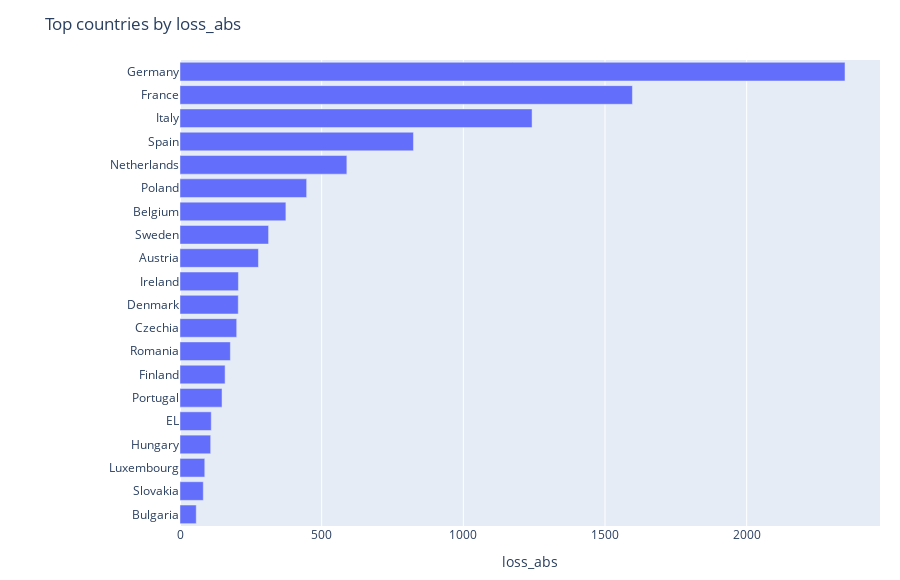
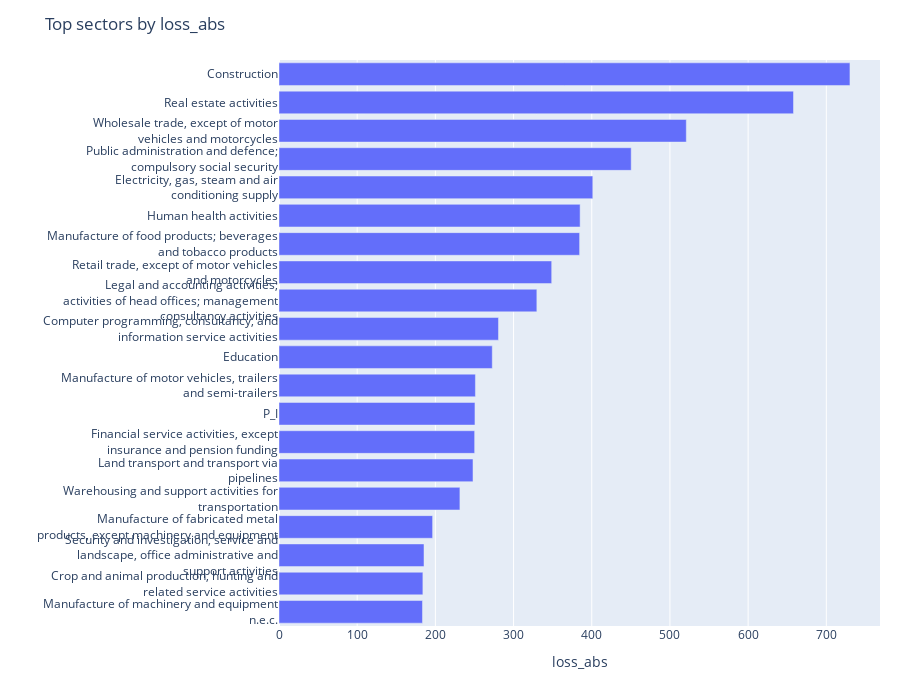
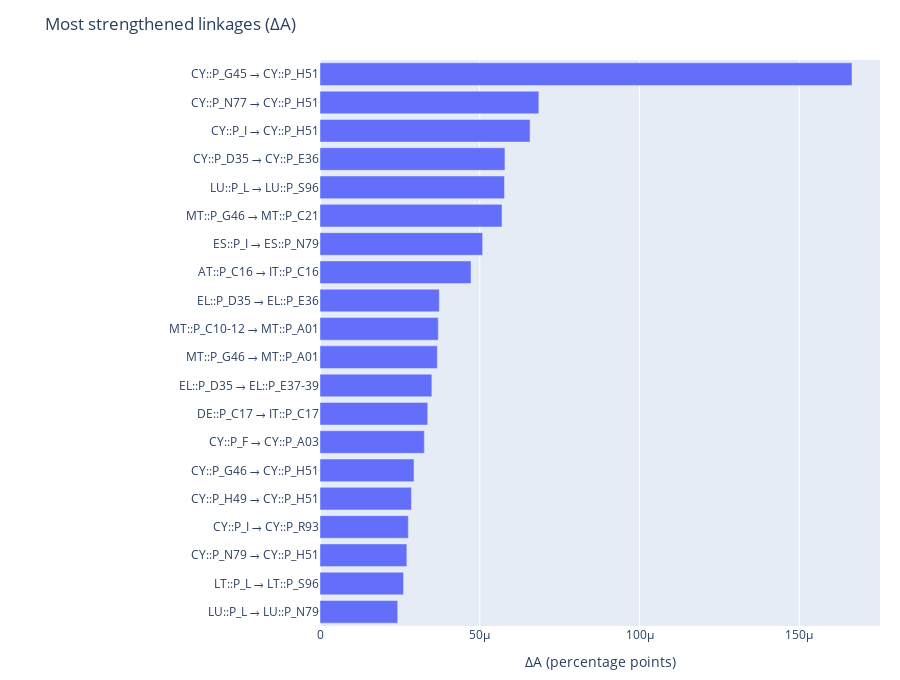

The cell these charts' notebook holds for them, in order:
### Markdown cell above
## 5) Visualizations

This section provides:
- choropleth map (Europe) of absolute or percent losses by country
- bar charts of absolute losses by country and sector
- bar charts of most strenghtened and weakened trade linkages

If `matplotlib` is not installed in your environment, the bar charts will fall back to tables.

### Code cell
# Build and show dashboard visualizations
bundle = build_dashboard_bundle(
    pp,
    country_metric_for_map="loss_pct",
    top_k_countries=20,
    top_k_sectors=20,
    top_k_links=20,
    use_country_names=True,
)

bundle.figures["country_map"].show()
bundle.figures["top_countries"].show()
bundle.figures["top_sectors"].show()

# Optional linkage charts if you computed them
if "links_strengthened" in bundle.figures:
    bundle.figures["links_strengthened"].show()
    bundle.figures["links_weakened"].show()

### Figure 1 — Plotly figure (JSON) as saved in the notebook; plotly's stock layout.template omitted (floating-point values rounded to 4 significant figures)
{"data": [{"hovertemplate": "loss_abs=%{x}<br>country_label=%{y}<extra></extra>", "legendgroup": "", "marker": {"color": "#636efa", "pattern": {"shape": ""}}, "name": "", "orientation": "h", "showlegend": false, "textposition": "auto", "type": "bar", "x": [57.31, 82.19, 87.46, 108.3, 110.3, 148.4, 159.1, 177.8, 200.1, 205.6, 206.2, 276.8, 312.7, 373.7, 447.0, 588.9, 824.0, 1243.0, 1597.0, 2347.0], "xaxis": "x", "y": ["Bulgaria", "Slovakia", "Luxembourg", "Hungary", "EL", "Portugal", "Finland", "Romania", "Czechia", "Denmark", "Ireland", "Austria", "Sweden", "Belgium", "Poland", "Netherlands", "Spain", "Italy", "France", "Germany"], "yaxis": "y"}], "layout": {"barmode": "relative", "height": 580, "legend": {"tracegroupgap": 0}, "margin": {"b": 20, "l": 180, "r": 20, "t": 60}, "title": {"text": "Top countries by loss_abs"}, "xaxis": {"anchor": "y", "domain": [0, 1], "title": {"text": "loss_abs"}}, "yaxis": {"anchor": "x", "domain": [0, 1], "title": {"text": ""}}}}

### Figure 2 — Plotly figure (JSON) as saved in the notebook; plotly's stock layout.template omitted (floating-point values rounded to 4 significant figures)
{"data": [{"hovertemplate": "loss_abs=%{x}<br>sector_label=%{y}<extra></extra>", "legendgroup": "", "marker": {"color": "#636efa", "pattern": {"shape": ""}}, "name": "", "orientation": "h", "showlegend": false, "textposition": "auto", "type": "bar", "x": [183.5, 184.0, 185.4, 196.5, 231.4, 248.1, 250.2, 250.6, 251.2, 272.8, 280.7, 329.8, 348.8, 384.5, 385.1, 401.3, 450.4, 520.9, 658.0, 730.2], "xaxis": "x", "y": ["Manufacture of machinery and equipment<br>n.e.c.", "Crop and animal production, hunting and<br>related service activities", "Security and investigation, service and<br>landscape, office administrative and<br>support activities", "Manufacture of fabricated metal<br>products, except machinery and equipment", "Warehousing and support activities for<br>transportation", "Land transport and transport via<br>pipelines", "Financial service activities, except<br>insurance and pension funding", "P_I", "Manufacture of motor vehicles, trailers<br>and semi-trailers", "Education", "Computer programming, consultancy, and<br>information service activities", "Legal and accounting activities;<br>activities of head offices; management<br>consultancy activities", "Retail trade, except of motor vehicles<br>and motorcycles", "Manufacture of food products; beverages<br>and tobacco products", "Human health activities", "Electricity, gas, steam and air<br>conditioning supply", "Public administration and defence;<br>compulsory social security", "Wholesale trade, except of motor<br>vehicles and motorcycles", "Real estate activities", "Construction"], "yaxis": "y"}], "layout": {"barmode": "relative", "height": 680, "legend": {"tracegroupgap": 0}, "margin": {"b": 20, "l": 260, "r": 20, "t": 60}, "title": {"text": "Top sectors by loss_abs"}, "xaxis": {"anchor": "y", "domain": [0, 1], "title": {"text": "loss_abs"}}, "yaxis": {"anchor": "x", "domain": [0, 1], "title": {"text": ""}}}}

### Figure 3 — Plotly figure (JSON) as saved in the notebook; plotly's stock layout.template omitted (floating-point values rounded to 4 significant figures)
{"data": [{"customdata": [[0.0001879], [0.0001087], [0.000498], [0.0001077], [0.000498], [0.000498], [0.000288], [0.0009578], [0.0001314], [0.0002342], [0.0002342], [0.0001828], [0.000974], [9.633e-05], [0.0002662], [0.0003965], [0.0001397], [0.000498], [0.000498], [0.000498]], "hovertemplate": "delta_pp=%{x:.3f}<br>edge=%{y}<br>delta_rel_pct=%{customdata[0]:.1f}<extra></extra>", "legendgroup": "", "marker": {"color": "#636efa", "pattern": {"shape": ""}}, "name": "", "orientation": "h", "showlegend": false, "textposition": "auto", "type": "bar", "x": [2.433e-05, 2.615e-05, 2.718e-05, 2.765e-05, 2.862e-05, 2.942e-05, 3.266e-05, 3.372e-05, 3.501e-05, 3.672e-05, 3.702e-05, 3.735e-05, 4.727e-05, 5.091e-05, 5.697e-05, 5.774e-05, 5.789e-05, 6.575e-05, 6.85e-05, 0.0001665], "xaxis": "x", "y": ["LU::P_L → LU::P_N79", "LT::P_L → LT::P_S96", "CY::P_N79 → CY::P_H51", "CY::P_I → CY::P_R93", "CY::P_H49 → CY::P_H51", "CY::P_G46 → CY::P_H51", "CY::P_F → CY::P_A03", "DE::P_C17 → IT::P_C17", "EL::P_D35 → EL::P_E37-39", "MT::P_G46 → MT::P_A01", "MT::P_C10-12 → MT::P_A01", "EL::P_D35 → EL::P_E36", "AT::P_C16 → IT::P_C16", "ES::P_I → ES::P_N79", "MT::P_G46 → MT::P_C21", "LU::P_L → LU::P_S96", "CY::P_D35 → CY::P_E36", "CY::P_I → CY::P_H51", "CY::P_N77 → CY::P_H51", "CY::P_G45 → CY::P_H51"], "yaxis": "y"}], "layout": {"barmode": "relative", "height": 680, "legend": {"tracegroupgap": 0}, "margin": {"b": 20, "l": 320, "r": 20, "t": 60}, "title": {"text": "Most strengthened linkages (ΔA)"}, "xaxis": {"anchor": "y", "domain": [0, 1], "title": {"text": "ΔA (percentage points)"}}, "yaxis": {"anchor": "x", "domain": [0, 1], "title": {"text": ""}}}}
